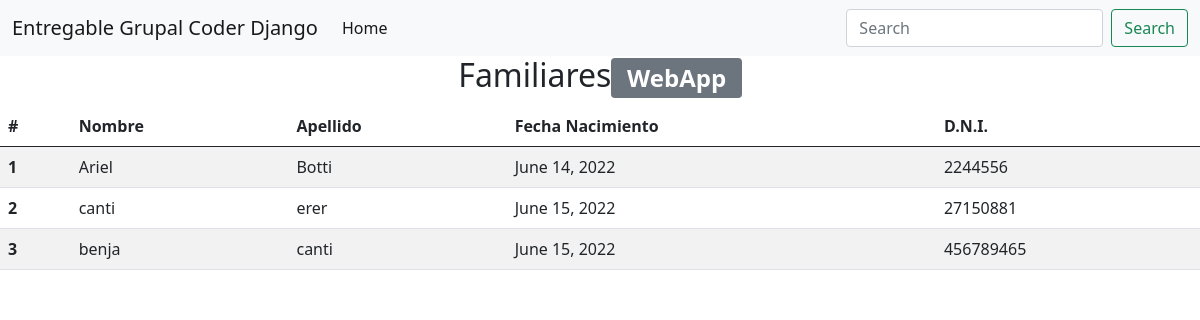
The app's page /, older data.
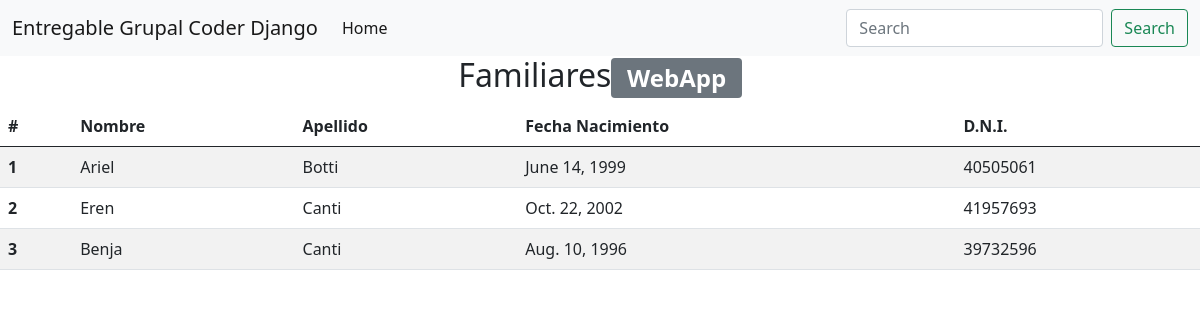
The same page, newer data.
### crud/models.py (models this page shows)
class familiar(models.Model):
    nombre = models.CharField(max_length=40)
    apellido = models.CharField(max_length=40)
    fecha_nacimiento = models.DateField(blank=True)
    dni = models.IntegerField(unique=True)

### crud/views.py (the view)
# urls.py: path('', inicio),
def inicio(request):
    familiares = familiar.objects.all()
    return render(request,"index.html", {'familiar':familiares})

### crud/Templates/index.html (shortened to what this page needs)
<!DOCTYPE html>
<html lang="en">
<head>
    <link href="https://cdn.jsdelivr.net/npm/bootstrap@5.0.2/dist/css/bootstrap.min.css" rel="stylesheet">
</head>
<body>
    <nav class="navbar navbar-expand-lg navbar-light bg-light">
        <div class="container-fluid">
          <a class="navbar-brand" href="#">Entregable Grupal Coder Django</a>
          <div class="collapse navbar-collapse" id="navbarSupportedContent">
            <ul class="navbar-nav me-auto mb-2 mb-lg-0">
              <li class="nav-item">
                <a class="nav-link active" aria-current="page" href="#">Home</a>
              </li>
            </ul>
            <form class="d-flex">
              <input class="form-control me-2" type="search" placeholder="Search" aria-label="Search">
              <button class="btn btn-outline-success" type="submit">Search</button>
            </form>
          </div>
        </div>
    </nav>
    <div><h2 class="text-center">Familiares<span class="badge bg-secondary">WebApp</span></h2></div>
    <table class="table table-striped table-hover">
      <thead>
        <tr>
          <th scope="col">#</th>
          <th scope="col">Nombre</th>
          <th scope="col">Apellido</th>
          <th scope="col">Fecha Nacimiento</th>
          <th scope="col">D.N.I.</th>
        </tr>
      </thead>
      <tbody>
        {%for persona in familiar %}
          <tr>
            <th scope="row">{{persona.id}}</th>
            <td>{{persona.nombre}}</td>
            <td>{{persona.apellido}}</td>
            <td>{{persona.fecha_nacimiento}}</td>
            <td>{{persona.dni}}</td>
          </tr>
        {% endfor %}
      </tbody>
    </table>
</body>
</html>

Row changes from the older to the newer data that the page shows:
changed familiar "Ariel": fecha_nacimiento "June 14, 2022" → "June 14, 1999"; dni "2244556" → "40505061"
changed familiar id 2: nombre "canti" → "Eren"; apellido "erer" → "Canti"; fecha_nacimiento "June 15, 2022" → "Oct. 22, 2002"; dni "27150881" → "41957693"
changed familiar id 3: nombre "benja" → "Benja"; apellido "canti" → "Canti"; fecha_nacimiento "June 15, 2022" → "Aug. 10, 1996"; dni "456789465" → "39732596"
